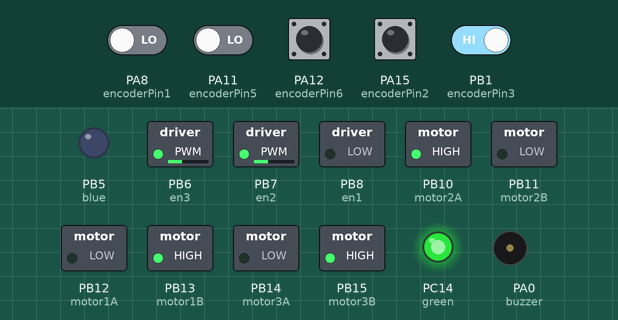
This sketch was run on a simulated STM32 Blue Pill. On the bench: switched loads named in the sketch (green lamp = pin HIGH), output pins drawn as LEDs (lit = HIGH), buzzer (waves = sounding, pin HIGH). The test bench sets the inputs (shaded band); at power-on: PA12 (encoderPin6), PA15 (encoderPin2), PB1 (encoderPin3) HIGH, PA8 (encoderPin1), PA11 (encoderPin5) LOW. What the sketch prints to the serial monitor is not drawn.

Above: at 3.7 s.
3.8 s: PA12 (encoderPin6) pulsed LOW 2 times (0.12 s each, 0.3 s apart)
At 4.61 s:
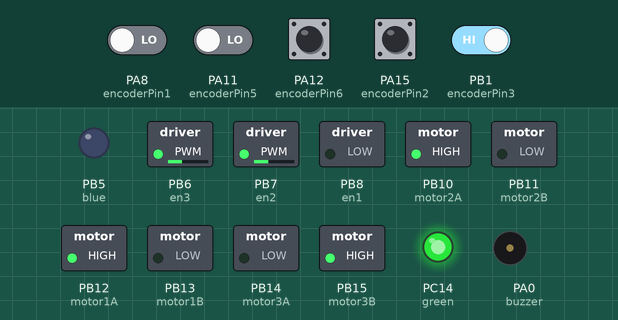
6.8 s: PA15 (encoderPin2) pulsed LOW 5 times (0.12 s each, 0.3 s apart)
At 15.43 s:
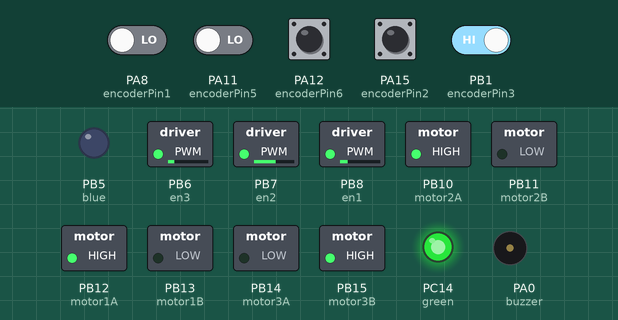
At 22.87 s:
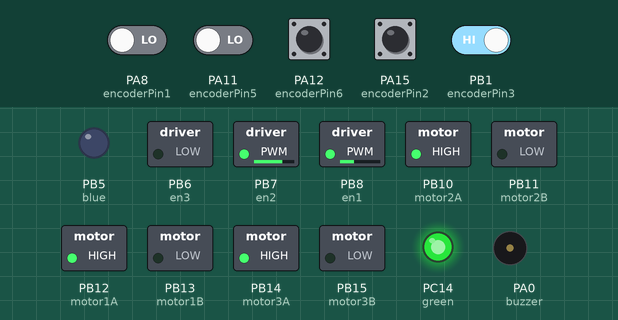
Timing chart, 0 to 24.2 s (numbered marks = the images above; inputs shaded):
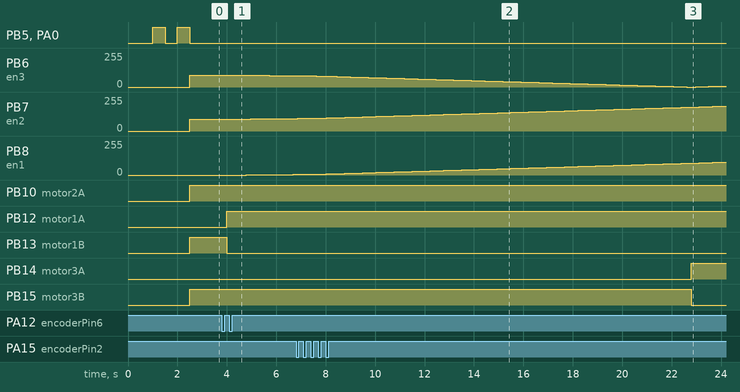

Measured:
- after the input at 3.8 s, PB6 (en3): 89/255 → 88/255 after 0.64 s, → 87/255 0.63 s later, → 86/255 0.64 s later, → 85/255 0.63 s later; PB7 (en2): 89/255 → 90/255 after 0.53 s, → 91/255 0.64 s later, → 92/255 0.63 s later, → 93/255 0.64 s later
- after the input at 6.8 s, PB14 (motor3A): LOW → HIGH after 16.0 s; PB15 (motor3B): HIGH → LOW after 16.0 s

The sketch:

controller-v2.ino
```cpp
////***************************GENERAL GO TO GOAL, GO TO POSE CONTROLLER AND ODOMETRY FOR 3 WHEEL DRIVE OMNI ROBOT****************************////

#define RATE 5000 //5ms
#include "HardwareTimer.h"
HardwareTimer timer(2);
#define Buzzer PC14
int encoderPin1 = PA8; //motor 1
int encoderPin2 = PA15; //motor 1
int encoderPin3 = PB1;//motor 2
int encoderPin4 = PB0; //motor2
int encoderPin5 = PA11;//motor3
int encoderPin6 = PA12;//motor3
#define green PC14
#define blue PB5
#define buzzer PA0
void handler();

volatile long encoderValue1 = 0;
volatile long encoderValue2 = 0;
volatile long encoderValue3 = 0;

volatile long ticks1 = 0;
volatile long ticks2 = 0;
volatile long ticks3 = 0;

volatile long PrevencoderValue1 = 0;
volatile long PrevencoderValue2 = 0;
volatile long PrevencoderValue3 = 0;

float phid1=0,phid2=0,phid3=0;
float phi1,phi2,phi3;

float e1,e2,e3,prev_e1=0,prev_e2=0,prev_e3=0,e_dot1,e_dot2,e_dot3,E1=0,E2=0,E3=0,E=0;
float pwm1,pwm2,pwm3;
float kp=3.04,kd=-0.0032,ki=386;
float prev_phi1=0,prev_phi2=0,prev_phi3=0;

volatile double distance_error,prev_distance_error=0,w,alpha;
//volatile double goal_x=50,goal_y=100,goal_theta=0.785398;
volatile double a[][2] = {{0,0},{0,100}}; //square
volatile double goal_theta = 0; //45 degrees
double state_x=a[0][0],state_y=a[0][1], state_theta=0,theta=0;
float ER = 990;
int len=sizeof(a)/sizeof(a[0]);
volatile double Cp=(2*3.1415)/ER;
volatile double Ch=(2*3.1415)/ER;

float r=2.9,L=10.2; //in cm

volatile double pose_error;
volatile double pose_error_dot;
volatile double prev_pose_error = theta-goal_theta;


const int motor1A  = PB12;
const int motor1B  = PB13;
const int en1  = PB8;
const int motor2A  = PB10;//PB14
const int motor2B  = PB11;  //PB15
const int en2  = PB7; //PB6
const int motor3A  = PB14; //PB10
const int motor3B  = PB15; //PB11
const int en3  = PB6; //PB7
int i =0;
float endtime,starttime;
float prevx=0,prevy=0;
volatile double V1=0,V2=0,V3=0,Vx=0,Vy=0,Vr=0;
double timestep=0.005;
volatile double theta_dot,psi;


void handler()
{

	timer.detachInterrupt(1);
  float target_x = a[i+1][0];
  float target_y = a[i+1][1];

	/******************CONTROLLER*********************/

	distance_error=get_distance_error(state_x,state_y,target_x,target_y);
	alpha=get_desired_angle(state_x,state_y,target_x,target_y);

	//check if bot reached destination
	if(distance_error<5)
	{
		analogWrite(en1, 0);
		analogWrite(en2, 0);
		analogWrite(en3, 0);
    i++;
    if(i==(len-1))
    { digitalWrite(green,HIGH);
      digitalWrite(blue,HIGH);
      digitalWrite(buzzer,HIGH);
      delay(250000);
      digitalWrite(green,LOW);
      digitalWrite(blue,LOW);
      digitalWrite(buzzer,LOW);
      delay(250000);
      digitalWrite(green,HIGH);
      digitalWrite(blue,HIGH);
      digitalWrite(buzzer,HIGH);
      delay(250000);
      digitalWrite(green,LOW);
      digitalWrite(blue,LOW);
      digitalWrite(buzzer,LOW);
      delay(250000);
      digitalWrite(green,LOW);
      digitalWrite(blue,HIGH);
      digitalWrite(buzzer,HIGH);
      delay(250000);

      digitalWrite(blue,HIGH);
      digitalWrite(buzzer,LOW);
      delay(250000);

     // timer.detachInterrupt(1);
      exit(0);
    }
   // timer.detachInterrupt(1);

	}

	psi=atan2(sin(alpha-theta),cos(alpha-theta));
	pose_error=atan2(sin(-theta+goal_theta),cos(-theta+goal_theta));
	//pose_error = goal_theta-theta;
	E=E+pose_error;
	pose_error_dot=(pose_error-prev_pose_error);
	prev_pose_error=pose_error;

	w= pose_error*kp+(kd/timestep)*pose_error_dot+(ki*timestep*E);
	Vr=300;

	phid1=(1/r)*(Vr*cos(psi)+L*w);
	phid2=(1/r)*(((-1/2)*Vr*cos(psi))+((sqrt(3)/2)*Vr*sin(psi) )+L*w);
	phid3=(1/r)*(((-1/2)*Vr*cos(psi))+((-1*sqrt(3)/2)*Vr*sin(psi))+L*w);


	pwm1=adjust_pwm(phid1);
	pwm2=adjust_pwm(phid2);
	pwm3=adjust_pwm(phid3);

	if(pwm1>0)
	{
		digitalWrite(motor1A, HIGH);
		digitalWrite(motor1B, LOW);
		analogWrite(en1, pwm1);
	}
	if(pwm1<0)
	{
		digitalWrite(motor1A, LOW);
		digitalWrite(motor1B, HIGH);
		analogWrite(en1, -1*pwm1);
	}
	if(pwm2>0)
	{
		digitalWrite(motor2A, HIGH);
		digitalWrite(motor2B, LOW);
		analogWrite(en2, pwm2);
	}
	if(pwm2<0)
	{
		digitalWrite(motor2A, LOW);
		digitalWrite(motor2B, HIGH);
		analogWrite(en2, -1*pwm2);
	}
	if(pwm3>0)
	{
		digitalWrite(motor3A, HIGH);
		digitalWrite(motor3B, LOW);
		analogWrite(en3, pwm3);
	}
	if(pwm3<0)
	{
		digitalWrite(motor3A, LOW);
		digitalWrite(motor3B, HIGH);
		analogWrite(en3, -1*pwm3);
	}

  /*********************ODOMETRY******************************/

	V1=((encoderValue1-PrevencoderValue1)*Cp)/timestep;
	V2=((encoderValue2-PrevencoderValue2)*Cp)/timestep;
	V3=((encoderValue3-PrevencoderValue3)*Ch)/timestep;

	PrevencoderValue1=encoderValue1;
	PrevencoderValue2=encoderValue2;
	PrevencoderValue3=encoderValue3;

	theta_dot=(r/(3*L))*(V1+V2+V3);
	theta=theta+(theta_dot*timestep);
	//theta=0.529;
	float s=sin(theta);
	float c=cos(theta);


   Vx=((2*c*V1)/3)+((-1*s/sqrt(3)-c/3)*V2)+((s/sqrt(3)-c/3)*V3);
   Vy=((2*s*V1)/3)+((c/sqrt(3)-s/3)*V2)+((-1*s/3-c/sqrt(3))*V3);
    //Serial.print(Vx);
    //Serial.print(" ; ");
    //Serial.println(Vy);

    state_x=state_x+(r*Vx*timestep);
    state_y=state_y+(r*Vy*timestep);
   Serial.print(state_x);
   Serial.print(" ");
   Serial.print(state_y);
   Serial.print(" ");
   Serial.print(theta);
   Serial.print(" ");
   Serial.println(pose_error);
   // Serial.print(" S = ");
    //Serial.println(distance_error);
	timer.attachInterrupt(1,handler);


}


void setup()
{
    Serial.begin (115200);
    pinMode(green,OUTPUT);
    pinMode(blue,OUTPUT);
    pinMode(buzzer,OUTPUT);
    pinMode(motor1A,OUTPUT);
    pinMode(motor1B,OUTPUT);
    pinMode(motor2A,OUTPUT);
    pinMode(motor2B,OUTPUT);
    pinMode(motor3A, OUTPUT);
    pinMode(motor3B, OUTPUT);
    pinMode(en3, OUTPUT);
    pinMode(en1,OUTPUT);
    pinMode(en2,OUTPUT);
    pinMode(encoderPin1, INPUT);
    pinMode(encoderPin2, INPUT);
    pinMode(encoderPin3,INPUT);
    pinMode(encoderPin4,INPUT);
    pinMode(encoderPin5,INPUT);
    pinMode(encoderPin6,INPUT);

    digitalWrite(encoderPin1, HIGH); //turn pullup resistor on
    digitalWrite(encoderPin2, HIGH); //turn pullup resistor on
    digitalWrite(encoderPin3, HIGH); //turn pullup resistor on
    digitalWrite(encoderPin4, HIGH); //turn pullup resistor on
    digitalWrite(encoderPin5, HIGH); //turn pullup resistor on
    digitalWrite(encoderPin6, HIGH); //turn pullup resistor on
    digitalWrite(green,HIGH);
    delay(1000);
    digitalWrite(blue,HIGH);
    digitalWrite(buzzer,HIGH);
    delay(500);
    digitalWrite(blue,LOW);
    digitalWrite(buzzer,LOW);
    delay(500);
    digitalWrite(blue,HIGH);
    digitalWrite(buzzer,HIGH);
    delay(500);
    digitalWrite(PB5,LOW);
    digitalWrite(buzzer,LOW);


    attachInterrupt(digitalPinToInterrupt(PA15), returnCount1, RISING);
    attachInterrupt(digitalPinToInterrupt(PB1), returnCount2, RISING); //PA12
    attachInterrupt(digitalPinToInterrupt(PA12), returnCount3, RISING);  //PB1

    timer.pause();
    timer.setPeriod(RATE);
    timer.setChannel1Mode(TIMER_OUTPUT_COMPARE);
    timer.setCompare(TIMER_CH1, 1);  // Interrupt 1 count after each update
    timer.attachCompare1Interrupt(handler);

    // Refresh the timer's count, prescale, and overflow
    timer.refresh();

    // Start the timer counting
    timer.resume();


    float starttime = millis();
    float endtime = starttime;


}

void loop()
{

}


void returnCount1()
  {
    if(digitalRead(PA8))
    encoderValue1++;
    else
    encoderValue1--;
  }

void returnCount2()
  {
    if(digitalRead(PB0)) //PA11
    encoderValue2++;
    else
    encoderValue2--;
  }

void returnCount3()
{
  if(digitalRead(PA11)) //PB0
  encoderValue3++;
  else
  encoderValue3--;
}

float get_distance_error(float state_x,float state_y,float goal_x,float goal_y)
{
  return(sqrt(((state_x-goal_x)*(state_x-goal_x)) + ((state_y-goal_y)*(state_y-goal_y))));
}

float get_desired_angle(float state_x ,float state_y,float goal_x,float goal_y)
{
  return (atan2((goal_y - state_y),(goal_x - state_x)));
}

float adjust_pwm(float control)
{
    if(control>255)
        control=255;
    if(control<-255)
        control=-1*255;
   /*
     if(control <50 && control >0)
        control = 50;
     if(control<0 && control >-50)
        control = -50;
       */
    return control;

}
```
